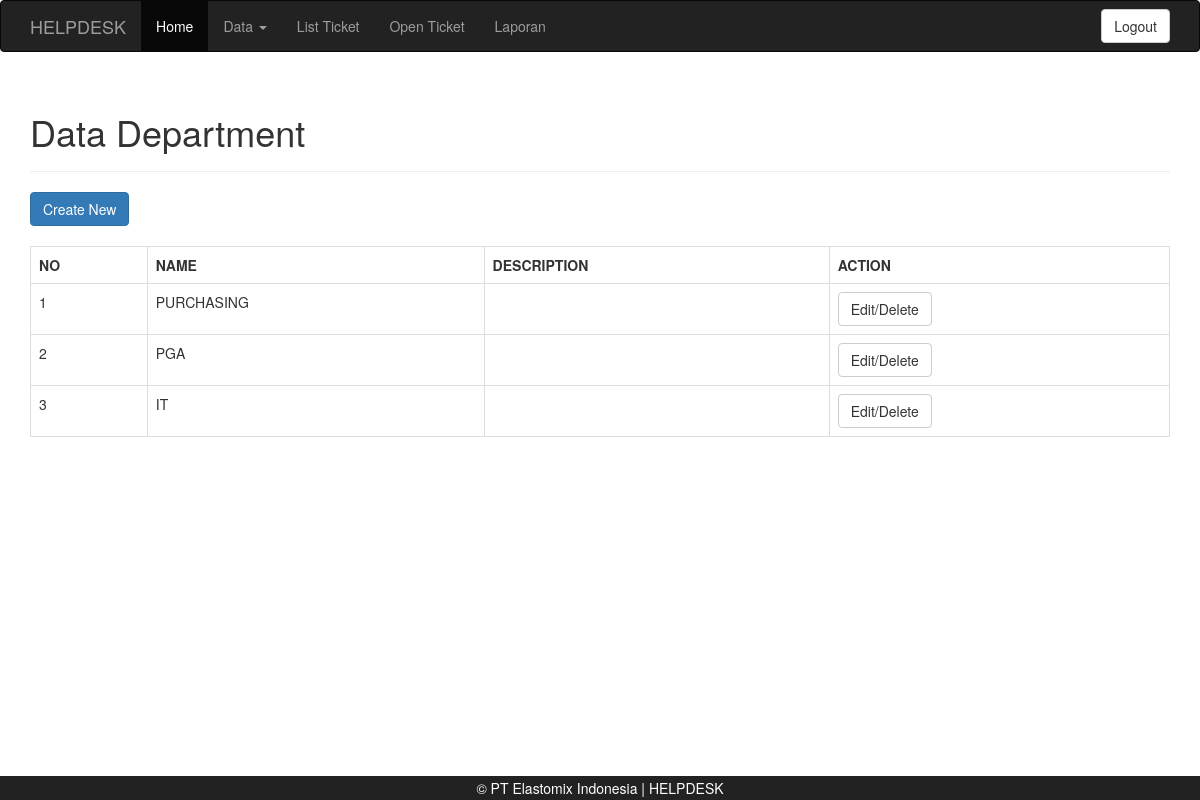
The app's page /Halaman-Adm/department.php (signed in) with its own data.
### tables this page shows
CREATE TABLE `tbl_department` (
  `td_id` int NOT NULL,
  `td_name` varchar(75) NOT NULL,
  `td_description` text NOT NULL
);

### Halaman-Adm/func.php (called while the page is built, shortened)
<?php include 'config.php';
function db($params = array())
{
    if (isset($params['hostname'])) {
        $hostname = $params['hostname'];
    } else {
        $hostname = CONF_HOSTNAME;
    }
    if (isset($params['username'])) {
        $username = $params['username'];
    } else {
        $username = CONF_USERNAME;
    }
    if (isset($params['password'])) {
        $password = $params['password'];
    } else {
        $password = CONF_PASSWORD;
    }
    if (isset($params['database'])) {
        $database = $params['database'];
    } else {
        $database = CONF_DATABASE;
    }
    $conn = new mysqli($hostname, $username, $password, $database);
    return $conn;
}
function Q_array($sql = null)
{
    $db = db();
    if ($sql === null) {
        return null;
    } else {
        if ($result = $db->query($sql)) {
            return $result->fetch_all(MYSQLI_ASSOC);
        }
    }
}

### Halaman-Adm/department.php (the view, shortened to what this page needs)
<?php include('header.php');?>
<div class="container">
    <div class="page-header"><h1>Data Department</h1></div>
    <button type="button" class="btn btn-primary" data-toggle="modal" data-target="#create">Create New</button>
    <br><br>
    <div class="row">
        <div class="col-md-12">
            <table class="table table-bordered">
                <tr style="font-weight:bold;">
                    <td>NO</td>
                    <td>NAME</td>
                    <td>DESCRIPTION</td>
                    <td>ACTION</td>
                </tr>
                <?php
                    $data = Q_array("SELECT * FROM tbl_department ORDER BY td_id DESC");
                    foreach ($data as $key => $val) {
                        echo "
                            <tr>
                                <td>".($key+1)."</td>
                                <td>".$val['td_name']."</td>
                                <td>".$val['td_description']."</td>
                                <td>
                                    <a class='btn btn-default' data-toggle='modal' data-target='#ed-".$key."'>Edit/Delete</a>
                                </td>
                            </tr>
                        ";
                ?>
                <?php } ?>
            </table>
        </div>
    </div>
</div>
<?php include('footer.php');?>

### records on screen
tbl_department: td_name "PURCHASING"
tbl_department: td_name "PGA"
tbl_department: td_name "IT"
